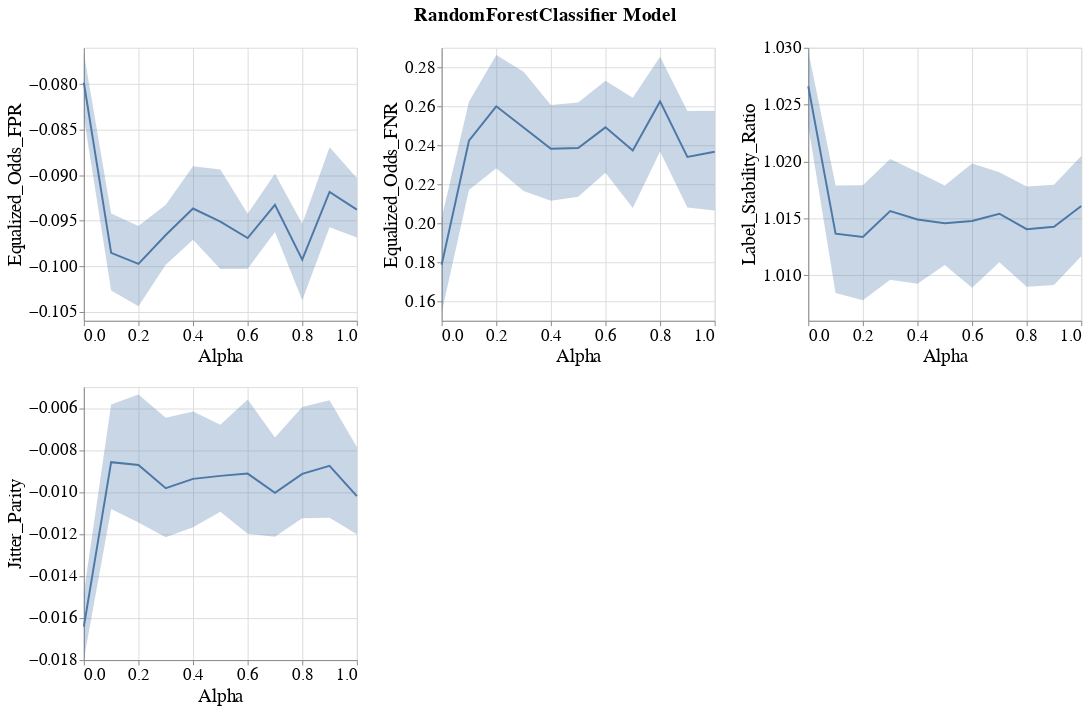

The code cell stored with this chart in its notebook:
### Markdown cell above
### Line band plots for group metrics

### Code cell
visualizer.create_group_metrics_line_band_plot(group='RAC1P',
                                               model_name=MODEL_NAMES[0],
                                               group_metrics=['Equalized_Odds_FPR', 'Equalized_Odds_FNR', 'Label_Stability_Ratio', 'Jitter_Parity'])
